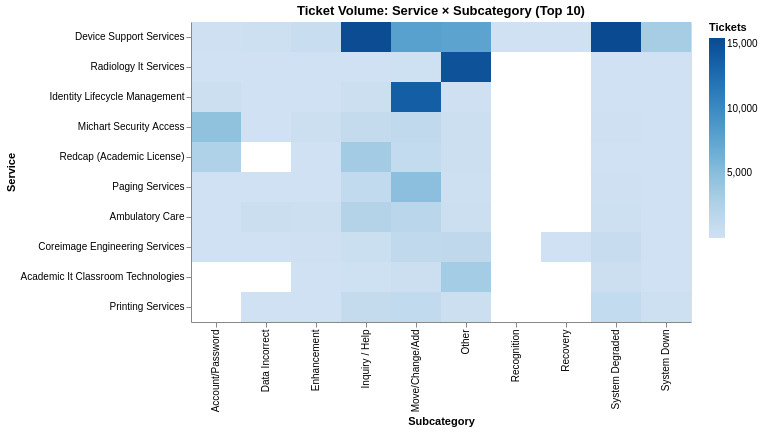

Notebook code cell kept with this figure:
### Code cell
# ── Service × Subcategory volume heatmap (top 10 services) ────────────────────
top10_services = service_counts.head(10)["Service"].tolist()

svc_subcat = (
    df_clean[df_clean["Service"].isin(top10_services) & df_clean["Subcategory"].notnull()]
    .groupby(["Service", "Subcategory"])
    .size()
    .reset_index(name="count")
)

chart3 = alt.Chart(svc_subcat).mark_rect().encode(
    x=alt.X("Subcategory:N", title="Subcategory"),
    y=alt.Y("Service:N", sort=top10_services, title="Service"),
    color=alt.Color("count:Q", scale=alt.Scale(scheme="blues"), title="Tickets"),
    tooltip=["Service:N", "Subcategory:N", "count:Q"]
).properties(width=500, height=300, title="Ticket Volume: Service × Subcategory (Top 10)")

chart3.save("service_subcat_heatmap.html")

chart3

### Figure 1 — Vega-Lite specification as saved in the notebook (floating-point values rounded to 4 significant figures)
{"config": {"view": {"continuousWidth": 300, "continuousHeight": 300}}, "data": {"name": "data-2e273d3b5bc296f3b1f60e6454f13262"}, "mark": {"type": "rect"}, "encoding": {"color": {"field": "count", "scale": {"scheme": "blues"}, "title": "Tickets", "type": "quantitative"}, "tooltip": [{"field": "Service", "type": "nominal"}, {"field": "Subcategory", "type": "nominal"}, {"field": "count", "type": "quantitative"}], "x": {"field": "Subcategory", "title": "Subcategory", "type": "nominal"}, "y": {"field": "Service", "sort": ["Device Support Services", "Radiology It Services", "Identity Lifecycle Management", "Michart Security Access", "Redcap (Academic License)", "Paging Services", "Ambulatory Care", "Coreimage Engineering Services", "Academic It Classroom Technologies", "Printing Services"], "title": "Service", "type": "nominal"}}, "height": 300, "title": "Ticket Volume: Service × Subcategory (Top 10)", "width": 500, "$schema": "https://vega.github.io/schema/vega-lite/v5.20.1.json", "datasets": {"data-2e273d3b5bc296f3b1f60e6454f13262": [{"Service": "Academic It Classroom Technologies", "Subcategory": "Enhancement", "count": 8}, {"Service": "Academic It Classroom Technologies", "Subcategory": "Inquiry / Help", "count": 50}, {"Service": "Academic It Classroom Technologies", "Subcategory": "Move/Change/Add", "count": 276}, {"Service": "Academic It Classroom Technologies", "Subcategory": "Other", "count": 3319}, {"Service": "Academic It Classroom Technologies", "Subcategory": "System Degraded", "count": 369}, {"Service": "Academic It Classroom Technologies", "Subcategory": "System Down", "count": 2}, {"Service": "Ambulatory Care", "Subcategory": "Account/Password", "count": 8}, {"Service": "Ambulatory Care", "Subcategory": "Data Incorrect", "count": 457}, {"Service": "Ambulatory Care", "Subcategory": "Enhancement", "count": 265}, {"Service": "Ambulatory Care", "Subcategory": "Inquiry / Help", "count": 2261}, {"Service": "Ambulatory Care", "Subcategory": "Move/Change/Add", "count": 1800}, {"Service": "Ambulatory Care", "Subcategory": "Other", "count": 359}, {"Service": "Ambulatory Care", "Subcategory": "System Degraded", "count": 215}, {"Service": "Ambulatory Care", "Subcategory": "System Down", "count": 2}, {"Service": "Coreimage Engineering Services", "Subcategory": "Account/Password", "count": 17}, {"Service": "Coreimage Engineering Services", "Subcategory": "Data Incorrect", "count": 16}, {"Service": "Coreimage Engineering Services", "Subcategory": "Enhancement", "count": 93}, {"Service": "Coreimage Engineering Services", "Subcategory": "Inquiry / Help", "count": 429}, {"Service": "Coreimage Engineering Services", "Subcategory": "Move/Change/Add", "count": 1334}, {"Service": "Coreimage Engineering Services", "Subcategory": "Other", "count": 1490}, {"Service": "Coreimage Engineering Services", "Subcategory": "Recovery", "count": 1}, {"Service": "Coreimage Engineering Services", "Subcategory": "System Degraded", "count": 754}, {"Service": "Coreimage Engineering Services", "Subcategory": "System Down", "count": 36}, {"Service": "Device Support Services", "Subcategory": "Account/Password", "count": 114}, {"Service": "Device Support Services", "Subcategory": "Data Incorrect", "count": 146}, {"Service": "Device Support Services", "Subcategory": "Enhancement", "count": 680}, {"Service": "Device Support Services", "Subcategory": "Inquiry / Help", "count": 15291}, {"Service": "Device Support Services", "Subcategory": "Move/Change/Add", "count": 7942}, {"Service": "Device Support Services", "Subcategory": "Other", "count": 7682}, {"Service": "Device Support Services", "Subcategory": "Recognition", "count": 1}, {"Service": "Device Support Services", "Subcategory": "Recovery", "count": 10}, {"Service": "Device Support Services", "Subcategory": "System Degraded", "count": 15483}, {"Service": "Device Support Services", "Subcategory": "System Down", "count": 3230}, {"Service": "Identity Lifecycle Management", "Subcategory": "Account/Password", "count": 295}, {"Service": "Identity Lifecycle Management", "Subcategory": "Data Incorrect", "count": 35}, {"Service": "Identity Lifecycle Management", "Subcategory": "Enhancement", "count": 3}, {"Service": "Identity Lifecycle Management", "Subcategory": "Inquiry / Help", "count": 280}, {"Service": "Identity Lifecycle Management", "Subcategory": "Move/Change/Add", "count": 13739}, {"Service": "Identity Lifecycle Management", "Subcategory": "Other", "count": 130}, {"Service": "Identity Lifecycle Management", "Subcategory": "System Degraded", "count": 36}, {"Service": "Identity Lifecycle Management", "Subcategory": "System Down", "count": 5}, {"Service": "Michart Security Access", "Subcategory": "Account/Password", "count": 4556}, {"Service": "Michart Security Access", "Subcategory": "Data Incorrect", "count": 36}, {"Service": "Michart Security Access", "Subcategory": "Enhancement", "count": 306}, {"Service": "Michart Security Access", "Subcategory": "Inquiry / Help", "count": 968}, {"Service": "Michart Security Access", "Subcategory": "Move/Change/Add", "count": 1386}, {"Service": "Michart Security Access", "Subcategory": "Other", "count": 272}, {"Service": "Michart Security Access", "Subcategory": "System Degraded", "count": 107}, {"Service": "Michart Security Access", "Subcategory": "System Down", "count": 4}, {"Service": "Paging Services", "Subcategory": "Account/Password", "count": 9}, {"Service": "Paging Services", "Subcategory": "Data Incorrect", "count": 13}, {"Service": "Paging Services", "Subcategory": "Enhancement", "count": 13}, {"Service": "Paging Services", "Subcategory": "Inquiry / Help", "count": 1269}, {"Service": "Paging Services", "Subcategory": "Move/Change/Add", "count": 4884}, {"Service": "Paging Services", "Subcategory": "Other", "count": 203}, {"Service": "Paging Services", "Subcategory": "System Degraded", "count": 110}, {"Service": "Paging Services", "Subcategory": "System Down", "count": 20}, {"Service": "Printing Services", "Subcategory": "Data Incorrect", "count": 21}, {"Service": "Printing Services", "Subcategory": "Enhancement", "count": 12}, {"Service": "Printing Services", "Subcategory": "Inquiry / Help", "count": 971}, {"Service": "Printing Services", "Subcategory": "Move/Change/Add", "count": 1208}, {"Service": "Printing Services", "Subcategory": "Other", "count": 405}, {"Service": "Printing Services", "Subcategory": "System Degraded", "count": 1060}, {"Service": "Printing Services", "Subcategory": "System Down", "count": 226}, {"Service": "Radiology It Services", "Subcategory": "Account/Password", "count": 2}, {"Service": "Radiology It Services", "Subcategory": "Data Incorrect", "count": 4}, {"Service": "Radiology It Services", "Subcategory": "Enhancement", "count": 1}, {"Service": "Radiology It Services", "Subcategory": "Inquiry / Help", "count": 39}, {"Service": "Radiology It Services", "Subcategory": "Move/Change/Add", "count": 68}, {"Service": "Radiology It Services", "Subcategory": "Other", "count": 14749}, {"Service": "Radiology It Services", "Subcategory": "System Degraded", "count": 22}, {"Service": "Radiology It Services", "Subcategory": "System Down", "count": 7}, {"Service": "Redcap (Academic License)", "Subcategory": "Account/Password", "count": 2517}, {"Service": "Redcap (Academic License)", "Subcategory": "Enhancement", "count": 1}, {"Service": "Redcap (Academic License)", "Subcategory": "Inquiry / Help", "count": 3391}, {"Service": "Redcap (Academic License)", "Subcategory": "Move/Change/Add", "count": 1067}, {"Service": "Redcap (Academic License)", "Subcategory": "Other", "count": 306}, {"Service": "Redcap (Academic License)", "Subcategory": "System Degraded", "count": 5}, {"Service": "Redcap (Academic License)", "Subcategory": "System Down", "count": 1}]}}
